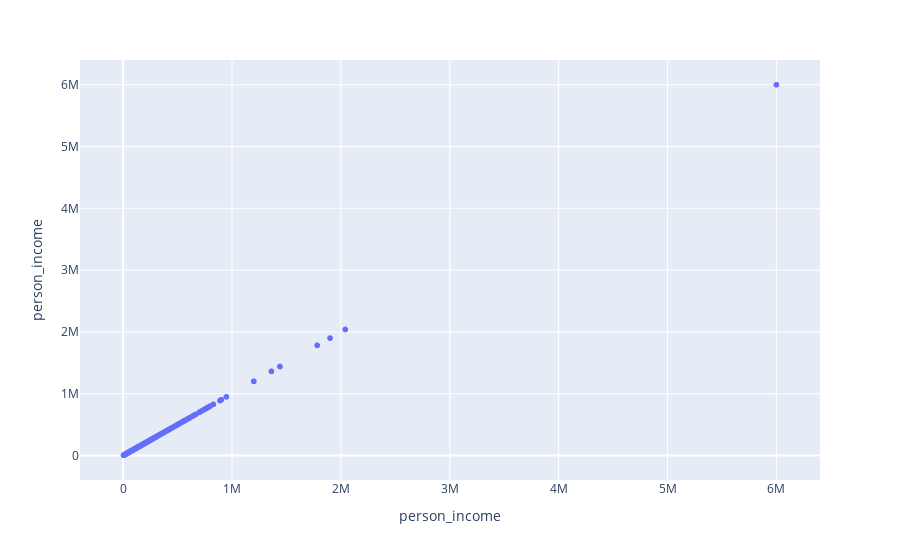

The notebook cell this image was saved under:
### Markdown cell above
#### Visualização da renda pessoal

### Code cell
px.scatter_matrix(base_credit_risk_2["person_income"])

### Figure 1 — Plotly figure (JSON) as saved in the notebook; plotly's stock layout.template omitted (floating-point values rounded to 4 significant figures; data arrays with more than 128 entries replaced by an {"elided": "..."} marker saying what was removed)
{"data": [{"dimensions": [{"axis": {"matches": true}, "label": "person_income", "values": {"elided": "32581 int values"}}], "hovertemplate": "%{xaxis.title.text}=%{x}<br>%{yaxis.title.text}=%{y}<extra></extra>", "legendgroup": "", "marker": {"color": "#636efa", "symbol": "circle"}, "name": "", "showlegend": false, "type": "splom"}], "layout": {"dragmode": "select", "legend": {"tracegroupgap": 0}, "margin": {"t": 60}}}
